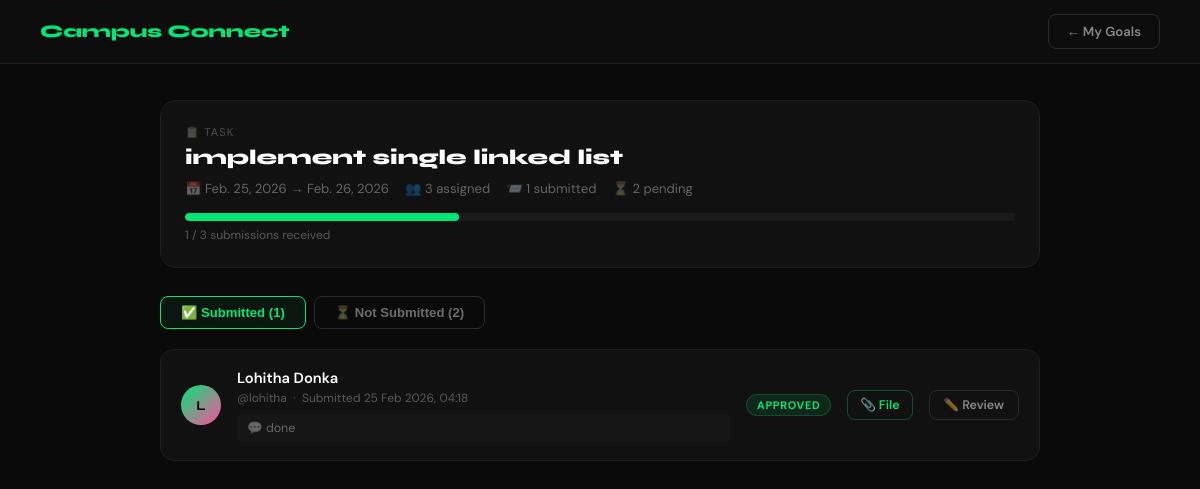
Page /study/goals/1/submissions/ (signed in) on the committed database.
### campusconnect/models.py (models this page shows, shortened)
class Goal(models.Model):
    GOAL_TYPE = [
        ('task',  'Task'),
        ('quiz',  'Quiz'),
    ]
    STATUS = [
        ('active',    'Active'),
        ('completed', 'Completed'),
        ('overdue',   'Overdue'),
    ]
    title           = models.CharField(max_length=200)
    description     = models.TextField(blank=True)
    goal_type       = models.CharField(max_length=10, choices=GOAL_TYPE, default='task')
    assigned_by     = models.ForeignKey(User, on_delete=models.CASCADE, related_name='goals_created')
    assigned_to     = models.ManyToManyField(User, related_name='goals_assigned', blank=True)
    start_date      = models.DateField()
    due_date        = models.DateField()
    resource_link   = models.URLField(blank=True, null=True)
    resource_file   = models.FileField(upload_to='goal_resources/', blank=True, null=True)
    status          = models.CharField(max_length=20, choices=STATUS, default='active')
    created_at      = models.DateTimeField(auto_now_add=True)
    class Meta:
        ordering = ['-created_at']

class GoalSubmission(models.Model):
    STATUS = [
        ('submitted', 'Submitted'),
        ('reviewed',  'Reviewed'),
        ('approved',  'Approved'),
        ('rejected',  'Rejected'),
    ]
    goal        = models.ForeignKey(Goal, on_delete=models.CASCADE, related_name='submissions')
    student     = models.ForeignKey(User, on_delete=models.CASCADE, related_name='goal_submissions')
    file        = models.FileField(upload_to='goal_submissions/', blank=True, null=True)
    note        = models.TextField(blank=True)
    quiz_score  = models.FloatField(null=True, blank=True)
    quiz_total  = models.IntegerField(null=True, blank=True)
    status      = models.CharField(max_length=20, choices=STATUS, default='submitted')
    feedback    = models.TextField(blank=True)
    submitted_at = models.DateTimeField(auto_now_add=True)
    class Meta:
        unique_together = ('goal', 'student')
        ordering = ['-submitted_at']

### campusconnect/views.py (the view)
# urls.py: path('study/goals/<int:goal_id>/submissions/', views.goal_submissions, name='goal_submissions'),
def goal_submissions(request, goal_id):
    if not request.user.is_authenticated:
        return redirect('login')
    goal = get_object_or_404(Goal, id=goal_id, assigned_by=request.user)
    submissions = GoalSubmission.objects.filter(
        goal=goal
    ).select_related('student', 'student__profile').prefetch_related('answers')
    assigned_students = goal.assigned_to.all().select_related('profile')
    assigned_count = assigned_students.count()
    submitted_student_ids = submissions.values_list('student_id', flat=True)
    not_submitted = assigned_students.exclude(id__in=submitted_student_ids)
    return render(request, 'goals/goal_submissions.html', {
        'goal': goal,
        'submissions': submissions,
        'not_submitted': not_submitted,
        'assigned_count': assigned_count,
        'submitted_count': submissions.count(),
        'user': request.user,
    })

### templates/goals/goal_submissions.html (shortened to what this page needs)
{% load static %}
<!DOCTYPE html>
<html lang="en">
<head>
</head>
<body>
<nav>
  <a href="{% url 'home' %}" class="nav-logo">Campus Connect</a>
  <a href="{% url 'goals' %}" class="btn">← My Goals</a>
</nav>
<div class="main">
  <div class="goal-info">
    <div style="display:flex;align-items:flex-start;justify-content:space-between;gap:14px;flex-wrap:wrap">
      <div>
        <div style="font-size:0.7rem;letter-spacing:0.1em;text-transform:uppercase;color:rgba(255,255,255,0.25);margin-bottom:6px">
          {% if goal.goal_type == 'quiz' %}🧩 Quiz{% else %}📋 Task{% endif %}
        </div>
        <h2>{{ goal.title }}</h2>
        <div class="meta-row" style="margin-top:8px">
          <span>📅 {{ goal.start_date }} → {{ goal.due_date }}</span>
          <span>👥 {{ assigned_count }} assigned</span>
          <span>📨 {{ submitted_count }} submitted</span>
          <span>⏳ {{ not_submitted.count }} pending</span>
        </div>
      </div>
    </div>
    {% if assigned_count > 0 %}
    <div class="progress-bar">
      <div class="progress-fill" style="width:{% widthratio submitted_count assigned_count 100 %}%"></div>
    </div>
    <div class="progress-label">{{ submitted_count }} / {{ assigned_count }} submissions received</div>
    {% endif %}
  </div>
  <div class="tabs">
    <button class="tab active" onclick="showTab('submitted', this)">✅ Submitted ({{ submitted_count }})</button>
    <button class="tab" onclick="showTab('pending', this)">⏳ Not Submitted ({{ not_submitted.count }})</button>
  </div>
  <div id="tab-submitted">
    <div class="sub-list">
      {% for sub in submissions %}
      <div class="sub-card">
        <div class="avatar">{{ sub.student.first_name.0|default:sub.student.username.0|upper }}</div>
        <div class="student-info">
          <div class="student-name">{{ sub.student.get_full_name|default:sub.student.username }}</div>
          <div class="student-meta">
            @{{ sub.student.username }}
            &nbsp;·&nbsp; Submitted {{ sub.submitted_at|date:"d M Y, H:i" }}
          </div>
          {% if sub.note %}
          <div class="note-preview">💬 {{ sub.note|truncatechars:100 }}</div>
          {% endif %}
        </div>
        <span class="badge badge-{{ sub.status }}">{{ sub.status }}</span>
        {% if sub.file %}
        <a href="{{ sub.file.url }}" target="_blank" class="btn" style="padding:6px 12px;font-size:0.78rem;border-color:rgba(0,230,118,0.3);color:var(--green)">
          📎 File
        </a>
        {% endif %}
        <div class="sub-actions">
          <a href="{% url 'review_submission' sub.id %}" class="btn" style="padding:6px 14px;font-size:0.78rem">
            ✏️ Review
          </a>
        </div>
      </div>
      {% empty %}
      <div class="empty-box">
        <div class="e-icon">📭</div>
        <p>No submissions yet for this goal.</p>
      </div>
      {% endfor %}
    </div>
  </div>
</div>
</body>
</html>

### templates/goals/goal_submissions.html (style rules this page uses)
*,*::before,*::after { margin:0;padding:0;box-sizing:border-box }
:root { --green:#00e676;--pink:#ff4d9e;--dark:#0a0a0a;--border:#1e1e1e }
body { font-family:'DM Sans',sans-serif;background:var(--dark);color:#fff;min-height:100vh }
nav { display:flex;justify-content:space-between;align-items:center;padding:14px 40px;background:#0d0d0d;border-bottom:1px solid var(--border) }
.nav-logo { font-family:'Syne',sans-serif;font-weight:800;font-size:1.1rem;color:var(--green);text-decoration:none }
.btn { display:inline-flex;align-items:center;gap:6px;padding:8px 18px;border-radius:8px;font-size:0.82rem;font-weight:600;cursor:pointer;text-decoration:none;border:1px solid #2a2a2a;background:transparent;color:rgba(255,255,255,0.5);transition:all 0.2s }
.main { max-width:960px;margin:0 auto;padding:36px 40px }
.goal-info { background:#111;border:1px solid var(--border);border-radius:16px;padding:24px;margin-bottom:28px }
.goal-info h2 { font-family:'Syne',sans-serif;font-size:1.3rem;font-weight:800;margin-bottom:10px }
.meta-row { display:flex;gap:16px;flex-wrap:wrap;font-size:0.82rem;color:rgba(255,255,255,0.35) }
.progress-bar { background:#1a1a1a;border-radius:50px;height:8px;margin-top:16px;overflow:hidden }
.progress-fill { height:100%;border-radius:50px;background:var(--green) }
.progress-label { font-size:0.75rem;color:rgba(255,255,255,0.3);margin-top:6px }
.tabs { display:flex;gap:8px;margin-bottom:20px }
.tab { padding:8px 20px;border-radius:8px;font-size:0.82rem;font-weight:600;cursor:pointer;border:1px solid #2a2a2a;background:transparent;color:rgba(255,255,255,0.4);transition:all 0.2s }
.tab.active { border-color:var(--green);color:var(--green);background:rgba(0,230,118,0.06) }
.sub-list { display:flex;flex-direction:column;gap:12px }
.sub-card { background:#111;border:1px solid var(--border);border-radius:14px;padding:18px 20px;display:flex;align-items:center;gap:16px;flex-wrap:wrap;transition:border-color 0.2s }
.avatar { width:40px;height:40px;border-radius:50%;background:linear-gradient(135deg,var(--green),var(--pink));display:flex;align-items:center;justify-content:center;font-family:'Syne',sans-serif;font-size:0.85rem;font-weight:700;color:#000;flex-shrink:0 }
.student-info { flex:1;min-width:140px }
.student-name { font-weight:600;font-size:0.92rem }
.student-meta { font-size:0.75rem;color:rgba(255,255,255,0.3);margin-top:2px }
.badge { display:inline-flex;align-items:center;padding:3px 10px;border-radius:50px;font-size:0.68rem;font-weight:700;letter-spacing:0.06em;text-transform:uppercase }
.badge-approved { background:rgba(0,230,118,0.1);color:var(--green);border:1px solid rgba(0,230,118,0.2) }
.sub-actions { display:flex;gap:8px;align-items:center;margin-left:auto }
.note-preview { font-size:0.78rem;color:rgba(255,255,255,0.35);background:#161616;border-radius:6px;padding:6px 10px;margin-top:8px;width:100% }

### rows in the picture
Goal: title "implement single linked list", start_date "Feb. 25, 2026", due_date "Feb. 26, 2026"
GoalSubmission: student.first_name.0 "L", student.get_full_name "Lohitha Donka", student.username "lohitha", submitted_at "25 Feb 2026, 04:18", note "done", status "APPROVED"

### other values in the picture
{{ assigned_count }} "3"
{{ submitted_count }} "1"
{{ not_submitted.count }} "2"
